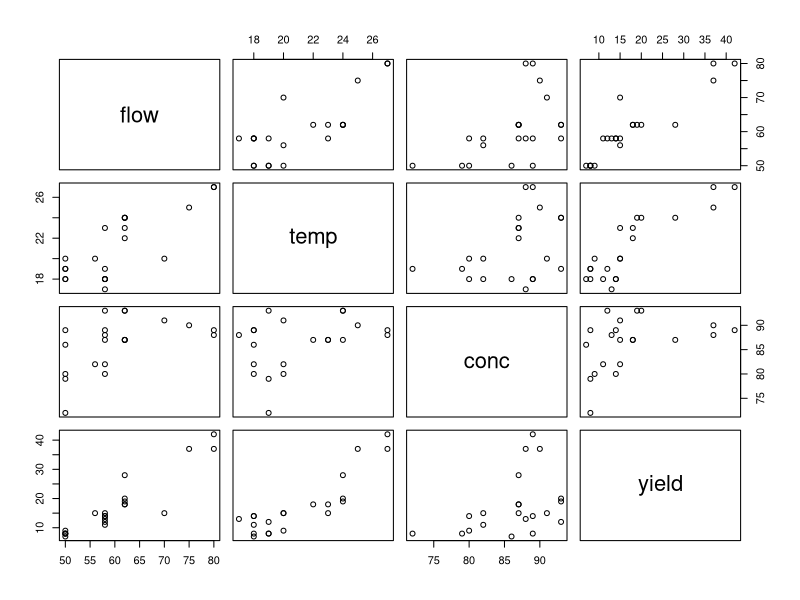
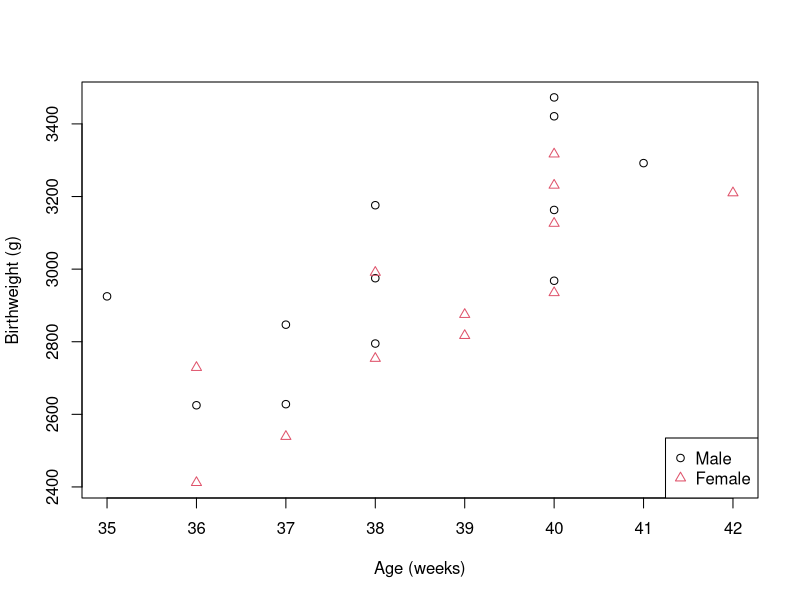
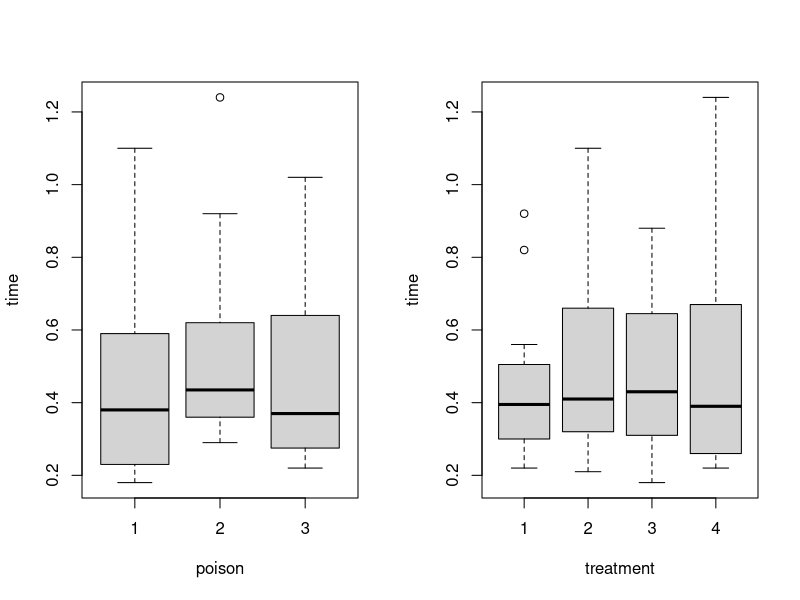

These figures' R source, in order:
## ---- chunk 1
nitric <- read.csv("nitric.csv")
pairs(nitric)
## ---- chunk 2
birth <- read.csv("birth.csv")
plot(birth$Age, birth$Weight, xlab="Age (weeks)", ylab="Birthweight (g)",
     col = birth$Sex, pch = birth$Sex)
legend("bottomright", legend = c("Male", "Female"), pch = 1:2, col = 1:2)
## ---- chunk 3
survival <- read.csv("survival.csv")
survival$poison <- as.factor(survival$poison)
survival$treatment <- as.factor(survival$treatment)
par(mfrow = c(1, 2))
plot(time ~ poison + treatment, data = survival)
## ---- chunk 4
beetle <- read.csv("beetle.csv")
beetle
## ---- chunk 5
shuttle <- read.csv("shuttle.csv")
head(shuttle) 
## ---- chunk 6
heart <- read.csv("heart.csv")
head(heart)
## ---- chunk 7
accident <- read.csv("accident.csv")
head(accident)
## ---- chunk 8
lymphoma <- read.csv("lymphoma.csv")
head(lymphoma)
